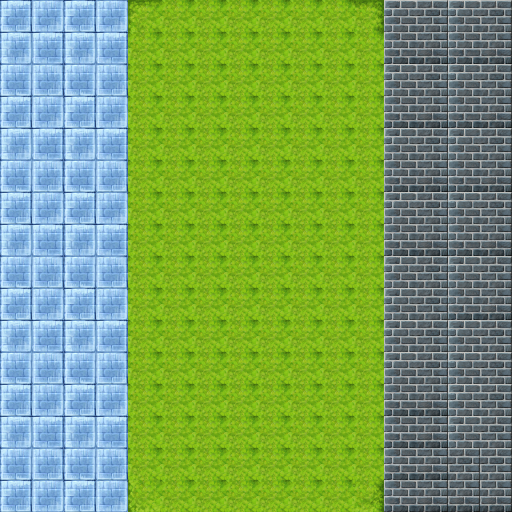

A level layout from a 2D game, rendered from its tile map. Below: a short description, then the map file with tile-grid data replaced by summaries:
An orthogonal 16x16 tile map with 32x32 px tiles, 1 tile layer (background).

<map version="1.0" orientation="orthogonal" renderorder="right-down" width="16" height="16" tilewidth="32" tileheight="32" nextobjectid="1">
 <tileset firstgid="1" name="map1" tilewidth="32" tileheight="32" tilecount="240" columns="16">
  <image source="Outside_A4.png" width="512" height="480" />
  <tile id="14">
   <properties>
    <property name="collidable" value="true" />
   </properties>
  </tile>
  <tile id="15">
   <properties>
    <property name="collidable" value="true" />
   </properties>
  </tile>
  <tile id="30">
   <properties>
    <property name="collidable" value="true" />
   </properties>
  </tile>
  <tile id="31">
   <properties>
    <property name="collidable" value="true" />
   </properties>
  </tile>
  <tile id="46">
   <properties>
    <property name="collidable" value="true" />
   </properties>
  </tile>
  <tile id="47">
   <properties>
    <property name="collidable" value="true" />
   </properties>
  </tile>
 </tileset>
 <layer name="background" width="16" height="16">
  <data>[256 cells, 256 non-empty, 15 distinct tile ids]</data>
 </layer>
</map>
